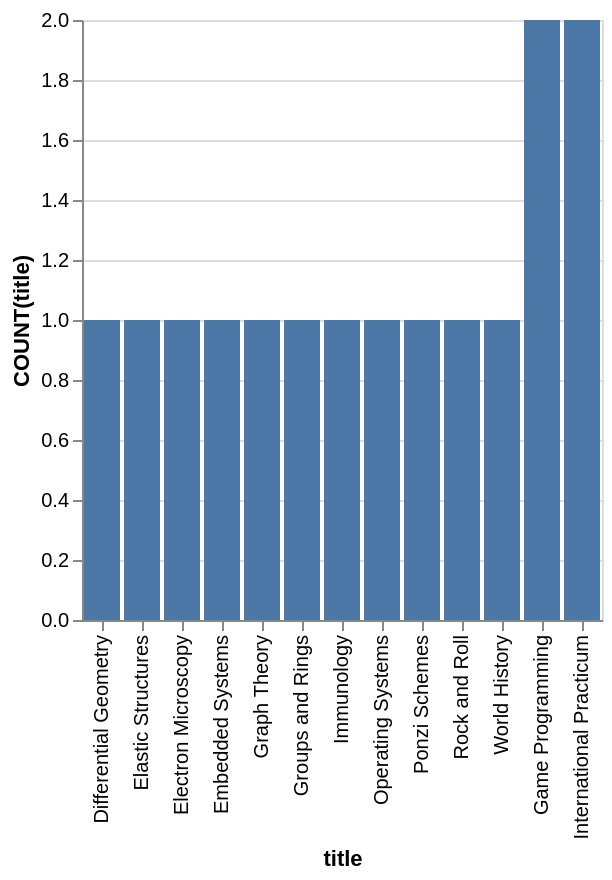

Write the Vega-Lite specification saved for this chart.
### Vega-Lite specification from a JSON file in a GitHub repository (floating-point values rounded to 4 significant figures)
{"data": {"values": [{"x_data": "Differential Geometry", "y_data": 1}, {"x_data": "Elastic Structures", "y_data": 1}, {"x_data": "Electron Microscopy", "y_data": 1}, {"x_data": "Embedded Systems", "y_data": 1}, {"x_data": "Graph Theory", "y_data": 1}, {"x_data": "Groups and Rings", "y_data": 1}, {"x_data": "Immunology", "y_data": 1}, {"x_data": "Operating Systems", "y_data": 1}, {"x_data": "Ponzi Schemes", "y_data": 1}, {"x_data": "Rock and Roll", "y_data": 1}, {"x_data": "World History", "y_data": 1}, {"x_data": "Game Programming", "y_data": 2}, {"x_data": "International Practicum", "y_data": 2}]}, "mark": "bar", "encoding": {"x": {"field": "x_data", "type": "nominal", "title": "title", "sort": {"op": "sum", "field": "y_data", "order": "ascending"}}, "y": {"field": "y_data", "type": "quantitative", "title": "COUNT(title)"}}}
